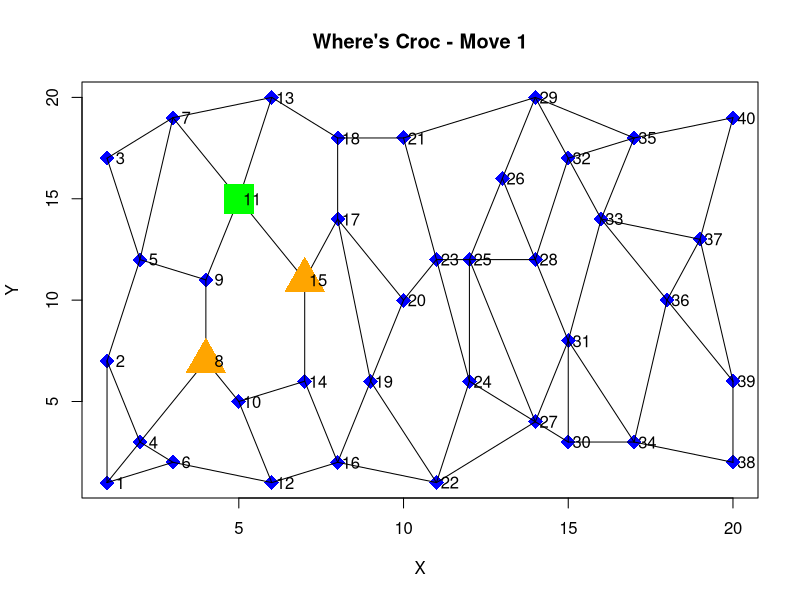
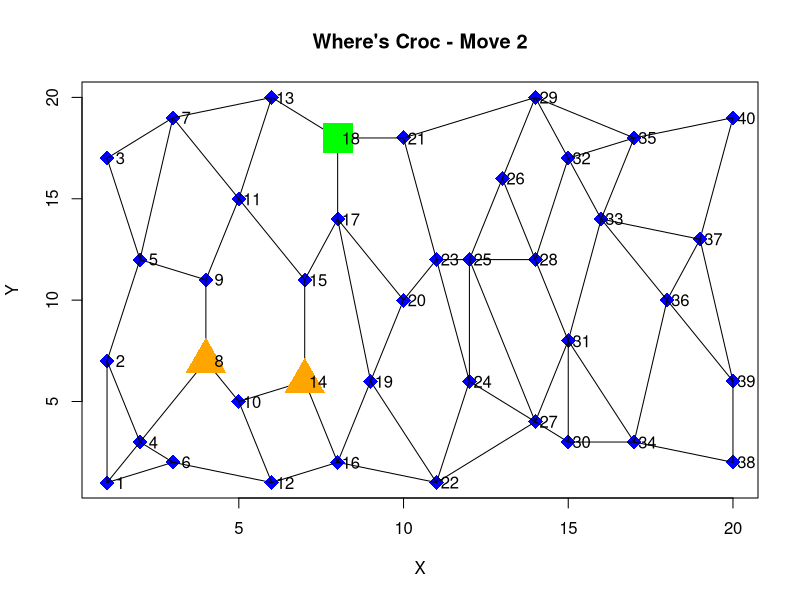
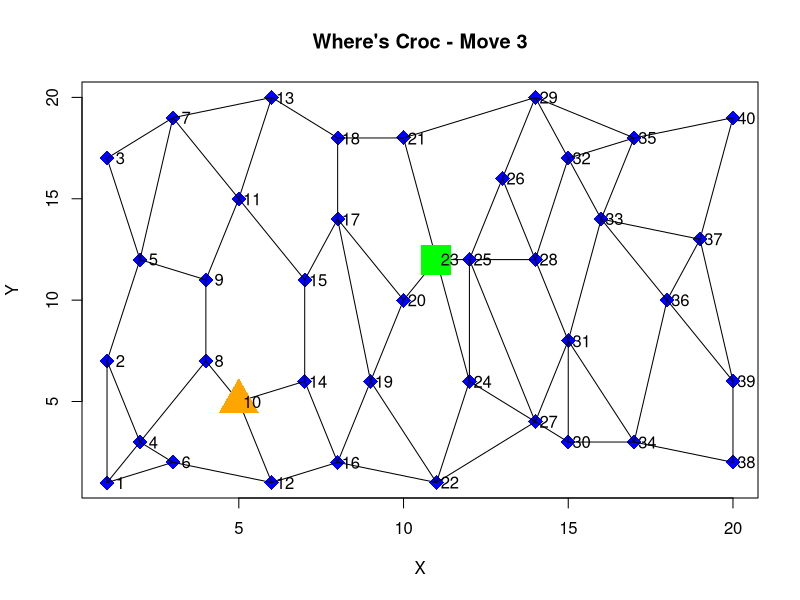

Generate these figures, in order, with R:
#' randomWC
#'
#' Control function for Where's Croc where moves are random.
#' @param moveInfo See runWheresCroc for details
#' @param readings See runWheresCroc for details
#' @param positions See runWheresCroc for details
#' @param edges See runWheresCroc for details
#' @param probs See runWheresCroc for details
#' @return See runWheresCroc for details
#' @export
randomWC=function(moveInfo,readings,positions,edges,probs) {
  moveInfo$moves=c(sample(getOptions(positions[3],edges),1),0)
  return(moveInfo)
}

#' manualWC
#'
#' Control function for Where's Croc that allows manual play using keyboard.
#' @param moveInfo See runWheresCroc for details
#' @param readings See runWheresCroc for details
#' @param positions See runWheresCroc for details
#' @param edges See runWheresCroc for details
#' @param probs See runWheresCroc for details
#' @return See runWheresCroc for details
#' @export
manualWC=function(moveInfo,readings,positions,edges,probs) {
  options=getOptions(positions[3],edges)
  print("Move 1 options (plus 0 for search):")
  print(options)
  mv1=readline("Move 1: ")
  if (mv1=="q") {stop()}
  if (!mv1 %in% options && mv1 != 0) {
    warning ("Invalid move. Search ('0') specified.")
    mv1=0
  }
  if (mv1!=0) {
    options=getOptions(mv1,edges)
  }
  print("Move 2 options (plus 0 for search):")
  print(options)
  mv2=readline("Move 2: ")
  if (mv2=="q") {stop()}
  if (!mv1 %in% options && mv1 != 0) {
    warning ("Invalid move. Search ('0') specified.")
    mv2=0
  }
  moveInfo$moves=c(mv1,mv2)
  return(moveInfo)
}

#' testWC
#'
#' Use this to debug under multiple circumstances and to see how your function compares with the par function
#' With the default seed of 21, the mean for the par function on this is 5.444, and the sd is approximately 3.853.
#'
#' Your final result will be based on how your function performs on a similar run of 500 games, though with
#' a different seed used to select them.
#'
#' While this is dependent on the machine used, we expect your function to be able to run the 500 evaluation games on
#' the evaluation machine in under 30 seconds. Note that you will need to reuse objects that do not change
#' from game to game (such as the transition matrix and routing information) in order to achieve this sort
#' of speed.
#'
#' The par function takes approximately 3.85 seconds on my laptop. If it takes longer than 30 seconds on the
#' evaluation machine, the time limit will be increased so as to be 25% slower than the par function.
#'
#' The mem (memory) object you use in the function you create (see the runWheresCroc documentation)
#' is passed from game to game. This is so you can reuse whatever you set up there to quickly work out
#' what moves to make in different situations. Note that it contains a status field that can be used to work out
#' when a game ends and a new game begins. See the runWheresCroc documentation for more details.
#'
#' @param myFunction Your function to be passed to runWheresCroc. See runWheresCroc documentation for details.
#' @param verbose Set to 0 for no output, 1 for a summary of the results of the games played (mean,
#' standard deviation and time taken), and 2 for the above plus written output detailing seeds used and the
#' runWheresCroc output of the result of each game.
#' @param returnVec See return value.
#' @param n The number of games to run. In the evaluation this will be 500.
#' @param seed The random seed to use. Pass NA to not set a random seed.
#' @param timeLimit The time limit. If this is breached, a NA is returned.
#' @return If your function is too slow, NA is returned. Otherwise if returnVec is TRUE, a vector containing
#' all results is returned. If returnVec is FALSE, the average performance is returned.
#' @export
testWC=function(myFunction,verbose=0,returnVec=FALSE,n=500,seed=21,timeLimit=300){
  set.seed(seed)
  seeds=sample(1:25000,n)
  startTime=Sys.time()
  mem=NA
  hmm=c()
  for (s in seeds) {
    midTime=Sys.time()
    if (as.numeric(midTime)-as.numeric(startTime)>timeLimit) {
      cat("\nRun terminated due to slowness.")
      return (NA)
    }
    set.seed(s)
    if (verbose==2)
      cat("\nNew game, seed",s)
    res=runWheresCroc(myFunction,doPlot=F,pause=0,verbose=verbose==2,returnMem=T,mem=mem)
    mem=res$mem
    hmm=c(hmm,res$move)
  }
  if (verbose>=1) {
    endTime=Sys.time()
    cat("\nMean moves:", mean(hmm))
    cat("\nSD moves:", sd(hmm))
    cat("\nTime taken:",as.numeric(endTime)-as.numeric(startTime),"seconds.")
  }
  if (returnVec)
    return (hmm)
  else
    return (mean(hmm))
}

#' Run Where's Croc
#'
#' Runs the Where's Croc game. In this game, you are a ranger in an Australian national park.
#' This park consists of a number of waterholes, some of which are connected to each other.
#' There is a crocodile in the park called 'Croc'. Croc has been fitted with sensors that record
#' the salinity, phosphate and nitrogen levels in the water where he is swimming. He was also
#' fitted with a sensor that records his position, but that has broken.
#' Your task is to find Croc using the available information. To aid in this you have information
#' about the probability distributions for different salinity, phosphate and nitrogen levels in
#' different waterholes.
#' There are also two tourists in the park. Both the tourists and Croc walk randomly, each turn
#' moving to one of the neighboring waterholes from where they are or staying still. All moves
#' are equally likely.
#' If Croc and a tourist end up on the same waterhole, Croc will eat the tourist. If you search
#' the waterhole you are on when Croc is there, you have found Croc and win the game.
#' Your score is the number of turns it takes to find Croc.
#' To play manually pass manualWC
#' as the makeMoves function and enter the appropriate numbers to make moves.
#' Note that the croc will move randomly, with a uniform distribution over moving to any adjancent waterholes
#' or staying still.
#' @param makeMoves Your function that takes five arguments: (1) A list of information for the move.
#' This has two fields. The first is a vector of numbers called 'moves', where you will enter
#' the moves you want to make. You should
#' enter two moves (so you can move to a neighboring waterhole and search). Valid moves are the
#' numbers of a neighboring or current waterhole or '0' which means you will search your current
#' waterhole for Croc. The second field is a list called
#' 'mem' that you can use to store information you want to remember from turn to turn. (2) A
#' vector giving the salinity, phosphate and nitrogen reading from Croc sensors at his current
#' location. (3) A vector giving the positions of the two tourists
#' (elements 1 and 2) and yourself (element 3). If a tourist
#' has just been eaten by Croc that turn, the position will be multiplied by -1. If a tourist
#' was eaten by Croc in a previous turn, then the position will be NA. (4) a two column matrix giving the
#' edges paths between waterholes (edges) present (the numbers are from and to numbers for
#' the waterholes). All edges can be crossed both ways, so are only given once.
#' (5) a list of three matrices giving the mean
#' and standard deviation of readings for salinity, phosphate and nitrogen respectively
#' at each waterhole.
#' Your function should return the first argument passed with an updated moves vector
#' and any changes to the 'mem' field you wish to access later on.
#' @param doPlot A Boolean stating if you want the gameboard to be plotted each turn
#' @param showCroc A Boolean value specifying whether you want Croc to be shown on the gameboard.
#' Note that you are not permitted to use this visual information when you are scored.
#' @param pause The pause period between moves. Designed to give time to plot game.
#' @param verbose Set to FALSE to stop any print output
#' @param returnMem Should the info$mem field be returned? If so, the output is a list consisting of
#' the move field, giving the number of moves in the game, and the mem field consisting of the mem
#' object
#' @param mem If you returned a mem object from a previous run, it can be passed here. It's status
#' will be set to 1. Otherwise a new mem list will be created with status set to 0. The idea is
#' to speed up multiple runs, such as the evaluation run of 500 games, by avoiding redoing
#' expensive initial setups of the transition matrix and routing informing.
#' @return A string describing the outcome of the game.
#' @export
runWheresCroc=function(makeMoves,doPlot=T,showCroc=F,pause=1,verbose=T,returnMem=F,mem=NA) {
  positions=sample(1:40,4) # Croc, BP1, BP2, Player
  points=getPoints()
  edges=getEdges()
  probs=getProbs()
  move=0
  moveInfo=list(moves=c(),mem=list(status=0))
  if (!all(is.na(mem)))
    moveInfo$mem=mem
  first=T
  while (!is.na(positions[1])) {
    move=move+1
    if (!first) {
      positions[1]=sample(getOptions(positions[1],edges),1)
      if (!is.na(positions[2])&&positions[2]>0) {
        positions[2]=sample(getOptions(positions[2],edges),1)
      } else if (!is.na(positions[2]) && positions[2]<0) {
        positions[2]=NA
      }
      if (!is.na(positions[3])&&positions[3]>0) {
        positions[3]=sample(getOptions(positions[3],edges),1)
      } else if (!is.na(positions[3]) && positions[3]<0) {
        positions[3]=NA
      }
      if (!is.na(positions[2]) && positions[2]==positions[1]) {
        positions[2]=-positions[2]
      }
      if (!is.na(positions[3]) && positions[3]==positions[1]) {
        positions[3]=-positions[3]
      }
    }
    else
      first=F

    if (doPlot)
      plotGameboard(points,edges,move,positions,showCroc)

    Sys.sleep(pause)

    readings=getReadings(positions[1],probs)
    moveInfo=makeMoves(moveInfo,readings,positions[2:4],edges,probs)
    if (length(moveInfo$moves)!=2) {
      stop("Error! Passed makeMoves function should return a vector of two elements.")
    }
    for (m in moveInfo$moves) {
      if (m==0) {
        if (positions[1]==positions[4]) {
          if (verbose)
            cat("\nCongratualations - You got croc at move ",move)
          if (returnMem) {
            mem=moveInfo$mem
            mem$status=1
            return (list(move=move,mem=mem))
          }
          return (move)
        }
      } else {
        if (m%in%getOptions(positions[4],edges)) {
          positions[4]=m
        } else {
          warning("Invalid move.")
        }
      }
    }
  }
}
#' @keywords internal
getPoints=function() {
  points=matrix(c(1,1),ncol=2)
  points=rbind(points,c(1,7))
  points=rbind(points,c(1,17))
  points=rbind(points,c(2,3))
  points=rbind(points,c(2,12))
  points=rbind(points,c(3,2))
  points=rbind(points,c(3,19))
  points=rbind(points,c(4,7))
  points=rbind(points,c(4,11))
  points=rbind(points,c(5,5))
  points=rbind(points,c(5,15))
  points=rbind(points,c(6,1))
  points=rbind(points,c(6,20))
  points=rbind(points,c(7,6))
  points=rbind(points,c(7,11))
  points=rbind(points,c(8,2))
  points=rbind(points,c(8,14))
  points=rbind(points,c(8,18))
  points=rbind(points,c(9,6))
  points=rbind(points,c(10,10))
  points=rbind(points,c(10,18))
  points=rbind(points,c(11,1))
  points=rbind(points,c(11,12))
  points=rbind(points,c(12,6))
  points=rbind(points,c(12,12))
  points=rbind(points,c(13,16))
  points=rbind(points,c(14,4))
  points=rbind(points,c(14,12))
  points=rbind(points,c(14,20))
  points=rbind(points,c(15,3))
  points=rbind(points,c(15,8))
  points=rbind(points,c(15,17))
  points=rbind(points,c(16,14))
  points=rbind(points,c(17,3))
  points=rbind(points,c(17,18))
  points=rbind(points,c(18,10))
  points=rbind(points,c(19,13))
  points=rbind(points,c(20,2))
  points=rbind(points,c(20,6))
  points=rbind(points,c(20,19))
  return (points)
}

#' @keywords internal
getEdges=function() {
  edges=matrix(c(1,2),ncol=2)
  edges=rbind(edges,c(1,4))
  edges=rbind(edges,c(1,6))
  edges=rbind(edges,c(2,4))
  edges=rbind(edges,c(2,5))
  edges=rbind(edges,c(3,5))
  edges=rbind(edges,c(3,7))
  edges=rbind(edges,c(4,6))
  edges=rbind(edges,c(4,8))
  edges=rbind(edges,c(5,7))
  edges=rbind(edges,c(5,9))
  edges=rbind(edges,c(6,12))
  edges=rbind(edges,c(7,11))
  edges=rbind(edges,c(7,13))
  edges=rbind(edges,c(8,9))
  edges=rbind(edges,c(8,10))
  edges=rbind(edges,c(9,11))
  edges=rbind(edges,c(10,12))
  edges=rbind(edges,c(10,14))
  edges=rbind(edges,c(11,13))
  edges=rbind(edges,c(11,15))
  edges=rbind(edges,c(12,16))
  edges=rbind(edges,c(13,18))
  edges=rbind(edges,c(14,15))
  edges=rbind(edges,c(14,16))
  edges=rbind(edges,c(15,17))
  edges=rbind(edges,c(16,19))
  edges=rbind(edges,c(16,22))
  edges=rbind(edges,c(17,18))
  edges=rbind(edges,c(17,19))
  edges=rbind(edges,c(17,20))
  edges=rbind(edges,c(18,21))
  edges=rbind(edges,c(19,20))
  edges=rbind(edges,c(19,22))
  edges=rbind(edges,c(20,23))
  edges=rbind(edges,c(21,23))
  edges=rbind(edges,c(21,29))
  edges=rbind(edges,c(22,24))
  edges=rbind(edges,c(22,27))
  edges=rbind(edges,c(23,24))
  edges=rbind(edges,c(23,25))
  edges=rbind(edges,c(24,25))
  edges=rbind(edges,c(24,27))
  edges=rbind(edges,c(25,26))
  edges=rbind(edges,c(25,27))
  edges=rbind(edges,c(25,28))
  edges=rbind(edges,c(26,28))
  edges=rbind(edges,c(26,29))
  edges=rbind(edges,c(27,30))
  edges=rbind(edges,c(27,31))
  edges=rbind(edges,c(28,31))
  edges=rbind(edges,c(28,32))
  edges=rbind(edges,c(29,32))
  edges=rbind(edges,c(29,35))
  edges=rbind(edges,c(30,31))
  edges=rbind(edges,c(30,34))
  edges=rbind(edges,c(31,33))
  edges=rbind(edges,c(31,34))
  edges=rbind(edges,c(32,33))
  edges=rbind(edges,c(32,35))
  edges=rbind(edges,c(33,35))
  edges=rbind(edges,c(33,36))
  edges=rbind(edges,c(33,37))
  edges=rbind(edges,c(34,36))
  edges=rbind(edges,c(34,38))
  edges=rbind(edges,c(35,40))
  edges=rbind(edges,c(36,37))
  edges=rbind(edges,c(36,39))
  edges=rbind(edges,c(37,39))
  edges=rbind(edges,c(37,40))
  edges=rbind(edges,c(38,39))

  return (edges)
}

#' @keywords internal
getProbs=function(){
  salinity=cbind(runif(40,100,200),runif(40,5,30))
  phosphate=cbind(runif(40,100,200),runif(40,5,30))
  nitrogen=cbind(runif(40,100,200),runif(40,5,30))
  list(salinity=salinity,phosphate=phosphate,nitrogen=nitrogen)
}

#' @keywords internal
getReadings=function(point,probs){
  c(
    rnorm(1,probs$salinity[as.numeric(point),1],probs$salinity[as.numeric(point),2]),
    rnorm(1,probs$phosphate[as.numeric(point),1],probs$phosphate[as.numeric(point),2]),
    rnorm(1,probs$nitrogen[as.numeric(point),1],probs$nitrogen[as.numeric(point),2])
  )
}


#' @keywords internal
plotGameboard=function(points,edges,move,positions,showCroc) {
  plot(points,pch=18,col="blue",cex=2,xlab="X",ylab="Y",main=paste("Where's Croc - Move",move))
  xFrom=points[edges[,1],1]
  yFrom=points[edges[,1],2]
  xTo=points[edges[,2],1]
  yTo=points[edges[,2],2]
  segments(xFrom,yFrom,xTo,yTo)
  for (bp in 2:3)
    if (!is.na(positions[bp])) {
      if (positions[bp]>0) {
        points(points[as.numeric(positions[bp]),1],points[as.numeric(positions[bp]),2],col="orange",pch=17,cex=4)
      } else {
        points(points[-as.numeric(positions[bp]),1],points[-as.numeric(positions[bp]),2],col="red",pch=17,cex=4)
      }
    }
  points(points[as.numeric(positions[4]),1],points[as.numeric(positions[4]),2],col="green",pch=15,cex=4)
  if (showCroc) {
    points(points[as.numeric(positions[1]),1],points[as.numeric(positions[1]),2],col="red",pch=15,cex=4)
  }
  text(points[,1]+.4, points[,2], labels=as.character(1:40))
}

#' @keywords internal
getOptions=function(point,edges) {
  c(edges[which(edges[,1]==point),2],edges[which(edges[,2]==point),1],point)
}


#' Authors for the code written below:
#' Anna Hillver
#' Linnea Eriksson


makeMoves <- function (listwMoves, currentCrocReadings, posPeople, edges, waterReadings) {
  nrow = 40
  ncol = 40
  if (listwMoves$mem$status == 0) {
    transMatrix = matrix(0, nrow, ncol)
    listwMoves$mem$transMatrix = createTransMatrix(edges, transMatrix)
    listwMoves$mem$probMatrix = getProbMatrix(edges)    
  }
  if (listwMoves$mem$status <= 1) {
    listwMoves$mem$fVals = rep(1/40, 40)
    listwMoves$mem$status = 2
  }
  
  
  obsMatrix = getObservation(posPeople,currentCrocReadings,waterReadings)
  nextfVals = listwMoves$mem$fVals %*% listwMoves$mem$transMatrix %*% obsMatrix
  holeNr1 = which(nextfVals == max(nextfVals))[[1]]
  moveNr1 = listwMoves$mem$probMatrix[posPeople[[3]], holeNr1]
  
  if (moveNr1 == 0) {
    nextfVals[[posPeople[[3]]]] = 0
    holeNr2 = which(nextfVals[-holeNr1] == max(nextfVals[-holeNr1]))[[1]]
    moveNr2 = listwMoves$mem$probMatrix[holeNr1, holeNr2]
  } else {
    moveNr2 = listwMoves$mem$probMatrix[moveNr1, holeNr1]
    if (moveNr2 == 0) {
      nextfVals[[moveNr1]] = 0
    }
  }
  
  nextfVals = nextfVals/sum(nextfVals)
  listwMoves$mem$fVals = nextfVals
  listwMoves$moves = c(moveNr1,moveNr2)
  
  return (listwMoves)
}


createNode <- function (pos, cost, path) {
  return (list(pos = pos, cost = cost, path = path))
}


aStar <- function(edges, probMatrix, from, to) {
  if (from == to) {
    probMatrix[from, to] = 0
    return (probMatrix)
  }
  frontier = list()
  frontier[[1]] = createNode(from, 0, c())
  while (length(frontier) > 0) {
    expanded = frontier[[1]]
    frontier = frontier[-1]
    if (expanded$pos == to) {
      probMatrix[from,to] = expanded$path[[1]]
      return (probMatrix)
    } else {
      frontier = addNeighbourNodesFrontier(edges, frontier, expanded)
    }
  }
}

getNeighbourNodes <- function (edges, node) {
  neighbours = c()
  for (edge in 1:dim(edges)[[1]]) {
    if (edges[edge,1] == node) {
      neighbours = append(neighbours, edges[edge,2])
    } else if (edges[edge,2] == node) {
      neighbours = append(neighbours, edges[edge,1])
    }
  }
  return (neighbours)        
}

addNeighbourNodesFrontier <- function(edges, frontier, from) {
  neighbours = getNeighbourNodes(edges, from$pos)
  for (node in neighbours) {
    frontier = addExpanded(frontier, createNode(node, from$cost + 1, c(from$path, node)))
  }
  return (frontier)
}

addExpanded <- function (frontier, addNode) {
  step = 1
  if (any(addNode$pos == addNode$path[-length(addNode$path)])) {
    return (frontier)
  }
  for (expanded in frontier) {
    if (expanded$pos == addNode$pos) {
      if (addNode$cost < expanded$cost) {
        frontier = frontier[-step]
        break
      } else {
        return (frontier)
      }
    }
    step = step + 1
  }
  
  step = 1
  for (expanded in frontier) {
    if (addNode$cost < expanded$cost) {
      return (append(frontier, list(addNode), step - 1))
    }
    step = step + 1
  }
  return (append(frontier, list(addNode)))
}



getObservation <- function(posPeople,crocReadings,waterReadings) {
  nrow=40
  ncol=40
  obsMatrix = matrix(0,nrow,ncol)
  importantPeople = posPeople[-3]
  importantPeople = importantPeople[which(!is.na(importantPeople))]
  if (any(importantPeople < 0)) {
    i = importantPeople[which(importantPeople < 0)]
    obsMatrix[i,i] = 1
  } else {
    for (i in 1:nrow) {
      if (!any(importantPeople == i)) {
        probability = 1
        for (reading in 1:3) {
          crocReading = crocReadings[[reading]]
          readingMeanVal = waterReadings[[reading]][i, 1]
          readingStdDevVal= waterReadings[[reading]][i, 2]
          probability = probability * dnorm(crocReading, readingMeanVal, readingStdDevVal)
        }
        obsMatrix[[i,i]] = probability
      }
    }
  }
  return (obsMatrix) 
}

getProbMatrix <- function (edges) {
  nrow = 40
  ncol = 40
  probMatrix = matrix(0,nrow,ncol)
  for (from in 1:nrow) {
    for (to in 1:ncol) {
      probMatrix = aStar(edges, probMatrix, from, to)
    }
  }
  return (probMatrix)
}

createTransMatrix <- function(edges, transMatrix) {
  for (node in 1:40) {
    neighbouringNodePos = c(node, getNeighbourNodes(edges, node))
    for (neighbourPos in neighbouringNodePos) {
      transMatrix[node, neighbourPos] = 1/length(neighbouringNodePos)
    }
  }
  return (transMatrix)
}



runWheresCroc(makeMoves, doPlot = T, showCroc = F, pause = 1,verbose = T, returnMem = F, mem = NA)
testWC(makeMoves,verbose=0,returnVec=FALSE,n=500,seed=21,timeLimit=300)
